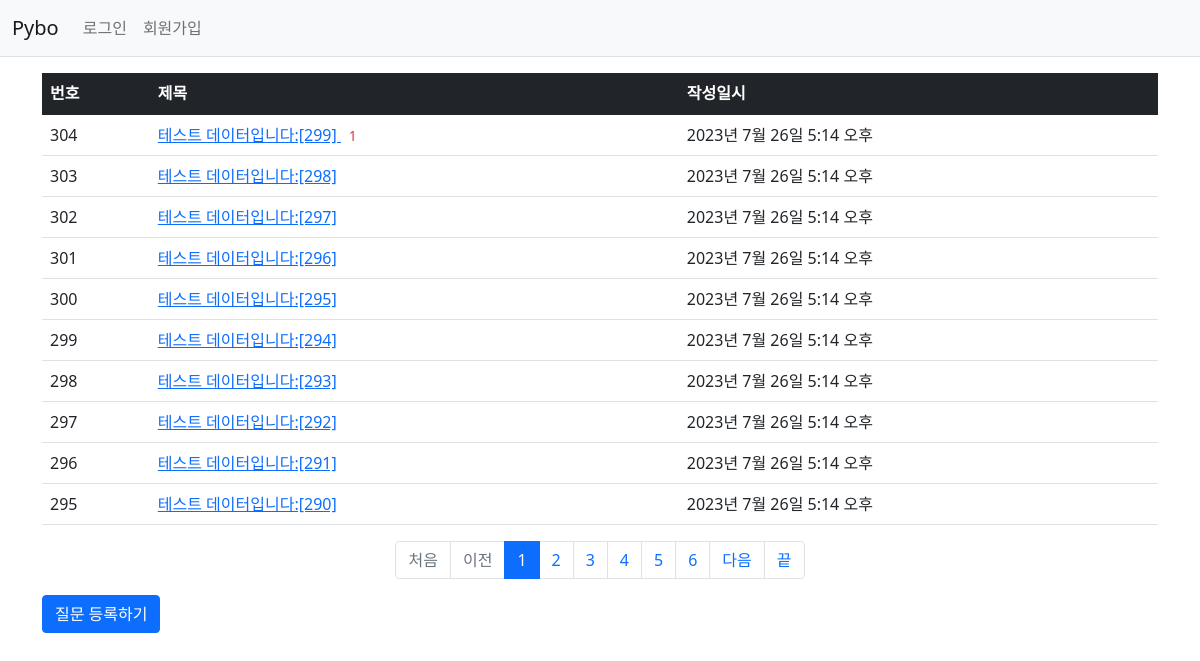
Screenshot of /pybo/ with the database file from the repository.
### pybo/models.py (models this page shows, shortened)
class Question(models.Model):
    subject = models.CharField(max_length=200)
    content = models.TextField()
    create_date = models.DateTimeField()

### pybo/views.py (the view)
# urls.py: path('', views.index, name='index'),    # '/'에 해당되는 path
def index(request):
    page = request.GET.get('page', '1')     # 페이지
    question_list = Question.objects.order_by('-create_date')
    paginator = Paginator(question_list, 10)    # 페이지당 10개씩 보여주기
    page_obj = paginator.get_page(page)
    context = {'question_list': page_obj}
    return render(request, 'pybo/question_list.html', context)

### pybo/templatetags/pybo_filter.py (called while the page is built)
@register.filter
def sub(value, arg):
    return value - arg

### templates/pybo/question_list.html (shortened to what this page needs)
{% extends 'base.html' %}
{% load pybo_filter %}
{% block content %}
<div class="container my-3">
    <table class="table">
        <thread>
        <tr class="table-dark">
            <th>번호</th>
            <th>제목</th>
            <th>작성일시</th>
        </tr>
        </thread>
        <tbody>
        {% if question_list %}
        {% for question in question_list %}
        <tr>
            <td>
                {{ question_list.paginator.count|sub:question_list.start_index|sub:forloop.counter0|add:1 }}
            </td>
            <td>
                <a href="{% url 'pybo:detail' question.id %}"> {{ question.subject }} </a>
                {% if question.answer_set.count > 0 %}
                    <span class="text-danger small mx-2">{{ question.answer_set.count }}</span>
                {% endif %}
            </td>
            <td>{{ question.create_date }}</td>
        </tr>
        {% endfor %}
        {% else %}
        <tr>
            <td colspan="3">질문이 없습니다.</td>
        </tr>
        {% endif %}
        </tbody>
    </table>
<ul class="pagination justify-content-center">
    {% if question_list.has_previous %}
    <li class="page-item">
        <a class="page-link" href="?page=1">처음</a>
    </li>
    <li class="page-item">
        <a class="page-link" href="?page={{ question_list.previous_page_number }}">이전</a>
    </li>
    {% else %}
    <li class="page-item disabled">
        <a class="page-link" tabindex="-1" aria-disabled="true" href="#">처음</a>
    </li>
    <li class="page-item disabled">
        <a class="page-link" tabindex="-1" aria-disabled="true" href="#">이전</a>
    </li>
    {% endif %}
    {% for page_number in question_list.paginator.page_range %}
    {% if page_number >= question_list.number|add:-5 and page_number <= question_list.number|add:5 %}
    {% if page_number == question_list.number %}
    <li class="page-item active" aria-current="page">
        <a class="page-link" href="?page={{ page_number }}">{{ page_number }}</a>
    </li>
    {% else %}
    <li class="page-item">
        <a class="page-link" href="?page={{ page_number }}">{{ page_number }}</a>
    </li>
    {% endif %}
    {% endif %}
    {% endfor %}
    {% if question_list.has_next %}
    <li class="page-item">
        <a class="page-link" href="?page={{ question_list.next_page_number }}">다음</a>
    </li>
    <li class="page-item">
        <a class="page-link" href="?page={{ question_list.paginator.count }}">끝</a>
    </li>
    {% endif %}
</ul>
    <a href="{% url 'pybo:question_create' %}" class="btn btn-primary">질문 등록하기</a>
</div>
{% endblock %}

### rows the page displays
Question: paginator.count|sub "304", subject "테스트 데이터입니다:[299]", answer_set.count "1", create_date "2023년 7월 26일 5:14 오후"
Question: paginator.count|sub "303", subject "테스트 데이터입니다:[298]", create_date "2023년 7월 26일 5:14 오후"
Question: paginator.count|sub "302", subject "테스트 데이터입니다:[297]", create_date "2023년 7월 26일 5:14 오후"
Question: paginator.count|sub "301", subject "테스트 데이터입니다:[296]", create_date "2023년 7월 26일 5:14 오후"
Question: paginator.count|sub "300", subject "테스트 데이터입니다:[295]", create_date "2023년 7월 26일 5:14 오후"
Question: paginator.count|sub "299", subject "테스트 데이터입니다:[294]", create_date "2023년 7월 26일 5:14 오후"
Question: paginator.count|sub "298", subject "테스트 데이터입니다:[293]", create_date "2023년 7월 26일 5:14 오후"
Question: paginator.count|sub "297", subject "테스트 데이터입니다:[292]", create_date "2023년 7월 26일 5:14 오후"
Question: paginator.count|sub "296", subject "테스트 데이터입니다:[291]", create_date "2023년 7월 26일 5:14 오후"
Question: paginator.count|sub "295", subject "테스트 데이터입니다:[290]", create_date "2023년 7월 26일 5:14 오후"

### other values shown
{{ page_number }} "1"
{{ page_number }} "2" "3" "4" "5" "6"
